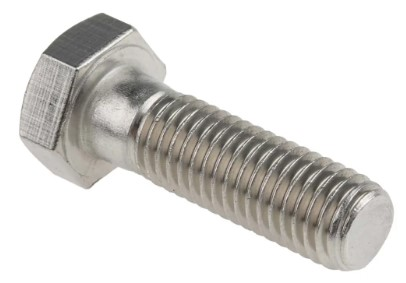
#> input picture script/fileautodelate/test (1).jpg, 406 x 283 px, given in place of rr1.png, which was not available
$ python python-detec.py
#> lines starting #> are read from the running program, lines starting #| are printed output that depends on the picture; after the words box and inside, x2 and y2 are one past the last pixel; in counts of white or black regions, pixels touching at a corner belong together; pictures that were not available may be replaced by others from this repository, and a replacement may not be noted
import cv2
import numpy as np

image = cv2.imread('rr1.png')
#> image is the input picture: shape (283, 406, 3); mean B, G, R 213.2, 215.9, 217.6

blur = cv2.medianBlur(image, 7)
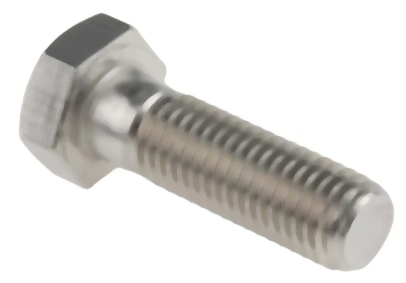
#> blur: shape (283, 406, 3); mean B, G, R 213, 215.8, 217.5
gray = cv2.cvtColor(blur, cv2.COLOR_BGR2GRAY)
thresh = cv2.adaptiveThreshold(gray,255,cv2.ADAPTIVE_THRESH_GAUSSIAN_C, cv2.THRESH_BINARY,11,3)
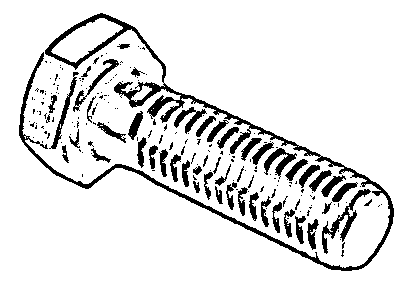
#> thresh: shape (283, 406); 88.7% white; 203 black regions (151 under 20 px), largest, box (x1, y1, x2, y2) and area: (19, 13, 394, 271) 5387, (322, 189, 371, 254) 586, (264, 148, 297, 179) 371

canny = cv2.Canny(thresh, 120, 255, 1)
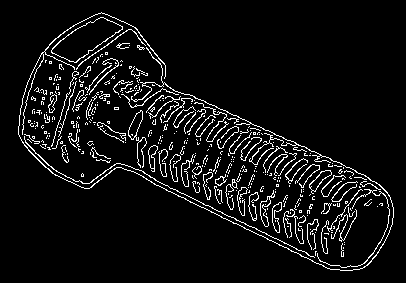
#> canny: shape (283, 406); 6.5% white in thin lines or dots, all inside (x1, y1, x2, y2) = (18, 12, 394, 271)
kernel = cv2.getStructuringElement(cv2.MORPH_RECT, (5,5))
opening = cv2.morphologyEx(canny, cv2.MORPH_CLOSE, kernel)
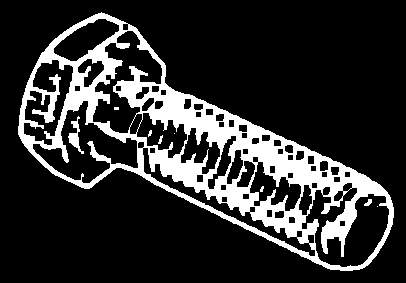
#> opening: shape (283, 406); 18.6% white; 9 white regions (5 under 20 px), largest, box (x1, y1, x2, y2) and area: (18, 12, 394, 271) 21045, (68, 116, 84, 154) 214, (364, 199, 372, 206) 34, (158, 135, 163, 144) 24
dilate = cv2.dilate(opening, kernel, iterations=2)
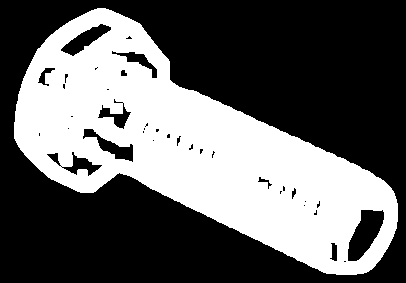
#> dilate: shape (283, 406); 39.1% white; 1 white region

cnts = cv2.findContours(dilate, cv2.RETR_TREE, cv2.CHAIN_APPROX_SIMPLE)
#> cnts = 42 contours, 25 with area under 20; largest, box (x1, y1, x2, y2) and area: (14, 8, 398, 275) 48200, (347, 209, 385, 262) 1146, (60, 23, 112, 57) 665, (82, 128, 134, 163) 604, (61, 151, 103, 177) 394
cnts = cnts[0] if len(cnts) == 2 else cnts[1]

min_area = 3000
for c in cnts:
    area = cv2.contourArea(c)
    if area > min_area:
        cv2.drawContours(image, [c], -1, (36, 255, 12), 2)
#> this loop made 42 passes
#> area on passes 1, 3, 4, 10, 12, 14, 15, 18, 20, 25, 31, 32: 48200.5, 109.5, 1146, 37.5, 65, 92.5, 394.5, 20.5, 31, 603.5, 365, 24
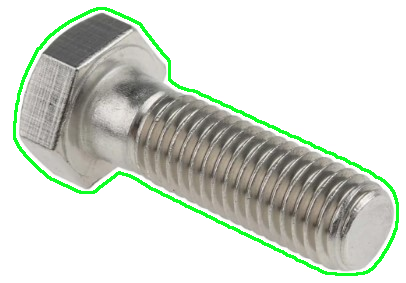
#> image: shape (283, 406, 3); 3.12% of pixels changed, all inside (x1, y1, x2, y2) = (13, 7, 399, 276)

#cv2.imshow('image', image)
cv2.imwrite('image.png', image)
cv2.waitKey(0)
